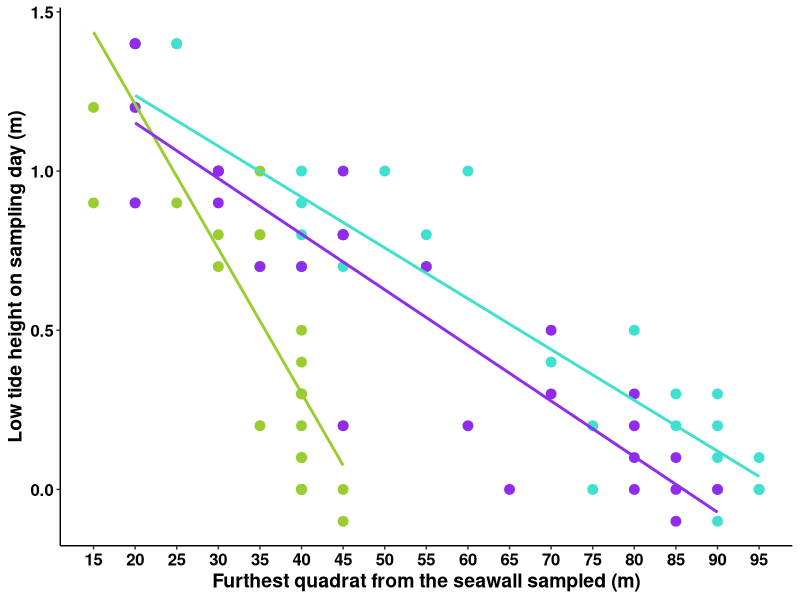

Generate this figure with R: (Note: this script raises an error after producing the figure.)
##### SET UP ####
library(tidyverse)
library(plyr)
library(ggpubr)
library(ggplot2)+theme_set(theme_classic()+
                             theme(strip.background = element_rect(fill="white"),
                                   axis.text.y = element_text(colour = "black", size = 12, face = "bold"),
                                   axis.text.x = element_text(colour = "black", face = "bold", size = 12),
                                   legend.text = element_text(size = 8, face ="bold", colour ="black"),
                                   legend.position = "right", axis.title.y = element_text(face = "bold", size = 14),
                                   axis.title.x = element_text(face = "bold", size = 14, colour = "black"),
                                   legend.title = element_text(size = 14, colour = "black", face = "bold"),
                                   legend.key=element_blank(),
                                   #axis.ticks = element_blank()
                             ))

setwd("C:/Users/siobh/OneDrive - The University Of British Columbia/Project - Seaweed Seasonality Transects/seaweed_seasonality_2021-09-05/git_GW_seaweed_seasonality_transects")

algae = read.csv("GW_seaweed_transects_data_cleaned.csv")
std = read.csv("stadiapole_datasheet.csv")
aug1 = read.csv("tide_obs_20230801.csv")
aug13 = read.csv("tide_obs_202308013.csv")



###### SCATTERPLOT OF TIDE HEIGHT BY LOWEST QUADRAT NUMBER #####
## find lowest quadrat
lowest = ddply(algae, c("transect_id", "year", "month", "day", "low_tide_height_m"),
               summarise,
               furthest = max(distance_along_transect_m))

## plot
mintide=ggplot(lowest, aes(x=furthest, y=low_tide_height_m, color=as.factor(transect_id)))+
  geom_point(cex=3)+
  scale_color_manual(values=c("yellowgreen","turquoise", "purple2"))+
  geom_smooth(method='lm', se=F)+
  labs(x="Furthest quadrat from the seawall sampled (m)",
       y="Low tide height on sampling day (m)",
       color="Transect ID")+
   scale_x_continuous(breaks = seq(0, 100, by = 5))+
  theme(legend.position = "none")
mintide
  
  
##### GET QUADRAT HEIGHTS #####
## keep extrapolated data to add back in later
ext = subset(std, std$height_measure=="extrapolated")
## keep real measures to match to tide heights
std = subset(std, std$height_measure=="real")


## fix bc tides bad formating
th = full_join(aug1, aug13)
th = th[,c(1,2)]
names(th) = c("datetime_pdt", "observations_m")

## sepaarte date and time PDT
th = separate(th, col=datetime_pdt,
                into = c("fulldate", "time_PDT"),
                sep=" ")

## separate date into year month day
th = separate(th, col=fulldate,
                into=c("year", "month", "day"),
                sep="-")

## fix colum format
th$year = as.numeric(th$year)
th$month = as.numeric(th$month)
th$day = as.numeric(th$day)


## join stadia pole data with tide observations
tideheights = inner_join(std, th)

## get correction factor for stadiapole height
tideheights$diff = ifelse(tideheights$correction=="vh", 1.58, 0)


## get corrected height of stadia pole
tideheights$corrected_stadia_height = tideheights$standiapole_height_m - as.numeric(tideheights$diff)

## get quadrat height
tideheights$quadrat_height = tideheights$corrected_stadia_height + tideheights$observations_m

## make a placeholder qudrat height variable for the extrapolated data
ext$quadrat_height = ext$extrapolated_quadrat_height_m

## add extrapolated heights back in
tideheights = full_join(ext, tideheights)

##### PLOT QUADRAT HEIGHT BY DISTANCE FROM SEAWEALL #####
## plot discrepancy between quadrat height and distance from seawall
height=ggplot(tideheights, aes(x=distance_from_seawall_m, y=quadrat_height, color=as.factor(transect_id)))+
  geom_jitter(cex=3)+
  scale_color_manual(values=c("yellowgreen","turquoise", "purple2"))+
  geom_smooth( se=F)+
  labs(x="Distance from the seawall (m)",
       y="Quadrat height (m)",
       color="Transect ID")+
 # xlim(0, 90)+
  #ylim(0,5)+
  scale_x_continuous(breaks = seq(0, 100, by = 5))
height


# Extract the legend. Returns a gtable
leg <- get_legend(height)
# Convert to a ggplot and print
leg=as_ggplot(leg)
# remove legend for real plot
height = height + theme(legend.position = "none")

##### ARRANGE PLOTS ######
ggarrange(mintide, height, leg, nrow=1,
          labels=c("A", "B", " "),
          widths = c(1, 1, 0.3))

ggsave("quadrat_height_by_distance.png", width=40, height = 15, units = "cm")

##### SAVE QUDRAT HEIGHT CSV #####
write.csv(tideheights, "tideheights_with_quadrat_height.csv")
